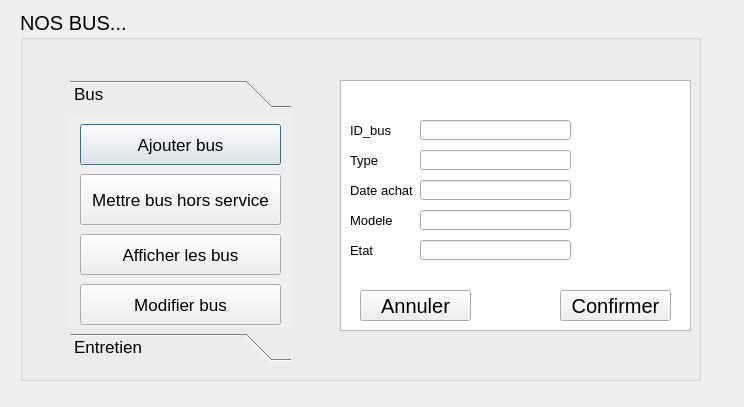
<?xml version="1.0" encoding="UTF-8"?>
<ui version="4.0">
 <class>modifier_bus</class>
 <widget class="QDialog" name="modifier_bus">
  <property name="geometry">
   <rect>
    <x>0</x>
    <y>0</y>
    <width>744</width>
    <height>407</height>
   </rect>
  </property>
  <property name="windowTitle">
   <string>Dialog</string>
  </property>
  <widget class="QGroupBox" name="groupBox">
   <property name="geometry">
    <rect>
     <x>20</x>
     <y>10</y>
     <width>681</width>
     <height>371</height>
    </rect>
   </property>
   <property name="font">
    <font>
     <pointsize>15</pointsize>
    </font>
   </property>
   <property name="title">
    <string>NOS BUS...</string>
   </property>
   <widget class="QToolBox" name="toolBox">
    <property name="geometry">
     <rect>
      <x>50</x>
      <y>70</y>
      <width>221</width>
      <height>281</height>
     </rect>
    </property>
    <property name="font">
     <font>
      <pointsize>13</pointsize>
     </font>
    </property>
    <property name="currentIndex">
     <number>0</number>
    </property>
    <widget class="QWidget" name="Bus">
     <property name="geometry">
      <rect>
       <x>0</x>
       <y>0</y>
       <width>221</width>
       <height>211</height>
      </rect>
     </property>
     <attribute name="label">
      <string>Bus</string>
     </attribute>
     <widget class="QPushButton" name="pushButton">
      <property name="geometry">
       <rect>
        <x>10</x>
        <y>10</y>
        <width>201</width>
        <height>41</height>
       </rect>
      </property>
      <property name="text">
       <string>Ajouter bus</string>
      </property>
     </widget>
     <widget class="QPushButton" name="pushButton_2">
      <property name="geometry">
       <rect>
        <x>10</x>
        <y>60</y>
        <width>201</width>
        <height>51</height>
       </rect>
      </property>
      <property name="text">
       <string>Mettre bus hors service</string>
      </property>
     </widget>
     <widget class="QPushButton" name="pushButton_3">
      <property name="geometry">
       <rect>
        <x>10</x>
        <y>120</y>
        <width>201</width>
        <height>41</height>
       </rect>
      </property>
      <property name="text">
       <string>Afficher les bus</string>
      </property>
     </widget>
     <widget class="QPushButton" name="pushButton_6">
      <property name="geometry">
       <rect>
        <x>10</x>
        <y>170</y>
        <width>201</width>
        <height>41</height>
       </rect>
      </property>
      <property name="text">
       <string>Modifier bus</string>
      </property>
     </widget>
    </widget>
    <widget class="QWidget" name="Entretien">
     <property name="geometry">
      <rect>
       <x>0</x>
       <y>0</y>
       <width>221</width>
       <height>211</height>
      </rect>
     </property>
     <attribute name="label">
      <string>Entretien</string>
     </attribute>
     <widget class="QPushButton" name="pushButton_7">
      <property name="geometry">
       <rect>
        <x>10</x>
        <y>60</y>
        <width>201</width>
        <height>51</height>
       </rect>
      </property>
      <property name="text">
       <string>Ajouter rappel</string>
      </property>
     </widget>
     <widget class="QPushButton" name="pushButton_8">
      <property name="geometry">
       <rect>
        <x>10</x>
        <y>120</y>
        <width>201</width>
        <height>41</height>
       </rect>
      </property>
      <property name="text">
       <string>Afficher les bus</string>
      </property>
     </widget>
     <widget class="QPushButton" name="pushButton_9">
      <property name="geometry">
       <rect>
        <x>10</x>
        <y>10</y>
        <width>201</width>
        <height>41</height>
       </rect>
      </property>
      <property name="text">
       <string>Ajouter un entretien</string>
      </property>
     </widget>
    </widget>
   </widget>
   <widget class="QTextBrowser" name="textBrowser">
    <property name="geometry">
     <rect>
      <x>320</x>
      <y>70</y>
      <width>351</width>
      <height>251</height>
     </rect>
    </property>
    <property name="font">
     <font>
      <pointsize>10</pointsize>
     </font>
    </property>
   </widget>
   <widget class="QPushButton" name="pushButton_4">
    <property name="geometry">
     <rect>
      <x>340</x>
      <y>280</y>
      <width>111</width>
      <height>31</height>
     </rect>
    </property>
    <property name="text">
     <string>Annuler</string>
    </property>
   </widget>
   <widget class="QPushButton" name="pushButton_5">
    <property name="geometry">
     <rect>
      <x>540</x>
      <y>280</y>
      <width>111</width>
      <height>31</height>
     </rect>
    </property>
    <property name="text">
     <string>Confirmer</string>
    </property>
   </widget>
   <widget class="QLineEdit" name="lineEdit_id">
    <property name="geometry">
     <rect>
      <x>400</x>
      <y>110</y>
      <width>151</width>
      <height>20</height>
     </rect>
    </property>
    <property name="font">
     <font>
      <pointsize>10</pointsize>
     </font>
    </property>
   </widget>
   <widget class="QLabel" name="label_2">
    <property name="geometry">
     <rect>
      <x>330</x>
      <y>110</y>
      <width>101</width>
      <height>21</height>
     </rect>
    </property>
    <property name="font">
     <font>
      <pointsize>10</pointsize>
     </font>
    </property>
    <property name="text">
     <string>ID_bus</string>
    </property>
   </widget>
   <widget class="QLabel" name="label_3">
    <property name="geometry">
     <rect>
      <x>330</x>
      <y>140</y>
      <width>61</width>
      <height>20</height>
     </rect>
    </property>
    <property name="font">
     <font>
      <pointsize>10</pointsize>
     </font>
    </property>
    <property name="text">
     <string>Type</string>
    </property>
   </widget>
   <widget class="QLabel" name="label_4">
    <property name="geometry">
     <rect>
      <x>330</x>
      <y>170</y>
      <width>71</width>
      <height>21</height>
     </rect>
    </property>
    <property name="font">
     <font>
      <pointsize>10</pointsize>
     </font>
    </property>
    <property name="text">
     <string>Date achat</string>
    </property>
   </widget>
   <widget class="QLineEdit" name="lineEdit_type">
    <property name="geometry">
     <rect>
      <x>400</x>
      <y>140</y>
      <width>151</width>
      <height>20</height>
     </rect>
    </property>
   </widget>
   <widget class="QLineEdit" name="lineEdit_etat">
    <property name="geometry">
     <rect>
      <x>400</x>
      <y>230</y>
      <width>151</width>
      <height>20</height>
     </rect>
    </property>
   </widget>
   <widget class="QLabel" name="label_5">
    <property name="geometry">
     <rect>
      <x>330</x>
      <y>230</y>
      <width>47</width>
      <height>21</height>
     </rect>
    </property>
    <property name="font">
     <font>
      <pointsize>10</pointsize>
     </font>
    </property>
    <property name="text">
     <string>Etat</string>
    </property>
   </widget>
   <widget class="QLabel" name="label_6">
    <property name="geometry">
     <rect>
      <x>330</x>
      <y>200</y>
      <width>47</width>
      <height>21</height>
     </rect>
    </property>
    <property name="font">
     <font>
      <pointsize>10</pointsize>
     </font>
    </property>
    <property name="text">
     <string>Modele</string>
    </property>
   </widget>
   <widget class="QLineEdit" name="lineEdit_modele">
    <property name="geometry">
     <rect>
      <x>400</x>
      <y>200</y>
      <width>151</width>
      <height>20</height>
     </rect>
    </property>
   </widget>
   <widget class="QLineEdit" name="lineEdit_date">
    <property name="geometry">
     <rect>
      <x>400</x>
      <y>170</y>
      <width>151</width>
      <height>20</height>
     </rect>
    </property>
   </widget>
   <widget class="QLabel" name="label">
    <property name="geometry">
     <rect>
      <x>-20</x>
      <y>-10</y>
      <width>741</width>
      <height>401</height>
     </rect>
    </property>
    <property name="text">
     <string/>
    </property>
    <property name="pixmap">
     <pixmap>../../2019-URBAN-Iveco-Crealis-18-m-In-Motion-Charging.png</pixmap>
    </property>
   </widget>
   <zorder>label</zorder>
   <zorder>toolBox</zorder>
   <zorder>textBrowser</zorder>
   <zorder>pushButton_4</zorder>
   <zorder>pushButton_5</zorder>
   <zorder>lineEdit_id</zorder>
   <zorder>label_2</zorder>
   <zorder>label_3</zorder>
   <zorder>label_4</zorder>
   <zorder>lineEdit_type</zorder>
   <zorder>lineEdit_etat</zorder>
   <zorder>label_5</zorder>
   <zorder>label_6</zorder>
   <zorder>lineEdit_modele</zorder>
   <zorder>lineEdit_date</zorder>
  </widget>
 </widget>
 <resources/>
 <connections/>
</ui>
